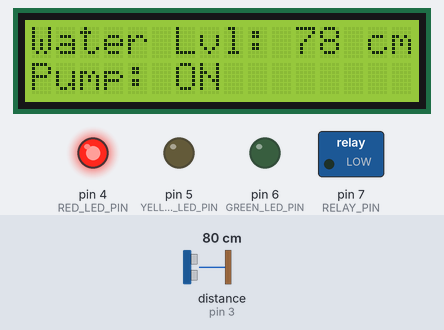
Bench run of a sketch on a simulated Arduino Uno, built with avr-gcc and run on an emulated ATmega328P. Parts: 16×2 character LCD, switched loads named in the sketch (green lamp = pin HIGH), output pins drawn as LEDs (lit = HIGH). Wiring (inferred from the names in the program): ultrasonic range finder: trigger pin 2; echo pin 3. The test bench sets the inputs (shaded band); at power-on: distance to the obstacle (sensor on pin 3) 80 cm. The echo pulse lasts 58.3 µs per cm; the local clock reads 2024-03-15 10:24:30 at power-on unless the sketch sets it; pins used as bus, display or sensor lines are not drawn; what the sketch prints to the serial monitor is not drawn.

Above: at 3.2 s.
3.3 s: distance to the obstacle (sensor on pin 3) set to 6 cm
At 4.7 s:
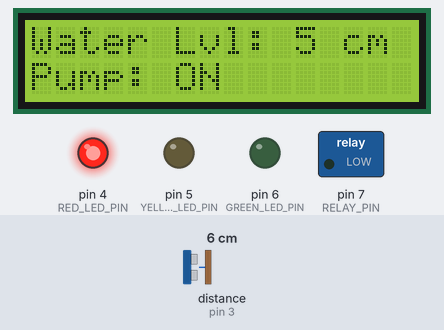
5.6 s: distance to the obstacle (sensor on pin 3) set to 3 cm
At 8.5 s:
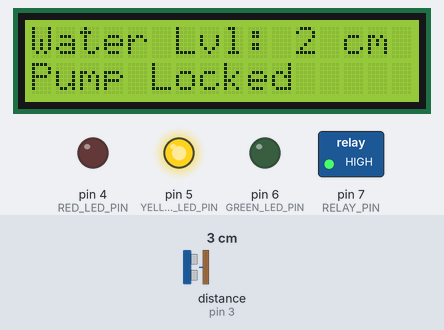
8.8 s: distance to the obstacle (sensor on pin 3) set to 2 cm
At 10.3 s:
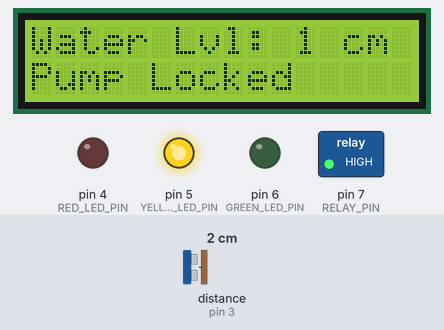
Timing chart, 0 to 11.8 s (numbered marks = the images above; inputs shaded):
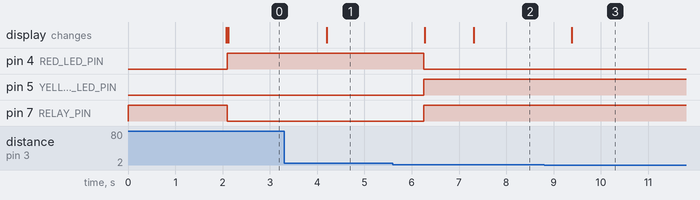

The sketch:

SmartWaterSystem.ino
```cpp
#include <Wire.h>
#include <LiquidCrystal_I2C.h>
#include <RTClib.h>

// === Pins ===
#define TRIG_PIN 2
#define ECHO_PIN 3

#define RED_LED_PIN 4
#define YELLOW_LED_PIN 5
#define GREEN_LED_PIN 6

#define RELAY_PIN 7

// === Constants ===
const int tankEmptyDistance = 3;   // Distance when tank is empty (adjust based on your tank)
const int tankFullDistance = 5;     // Distance when tank is full (adjust based on your tank)

// Pump control flags
bool pumpLocked = false;

// === Objects ===
LiquidCrystal_I2C lcd(0x27, 16, 2); // Check I2C address (usually 0x27 or 0x3F)
RTC_DS3231 rtc;

// === Variables ===
long duration;
int distanceCm;

void setup() {
  Serial.begin(9600);

  // Pin Modes
  pinMode(TRIG_PIN, OUTPUT);
  pinMode(ECHO_PIN, INPUT);

  pinMode(RED_LED_PIN, OUTPUT);
  pinMode(YELLOW_LED_PIN, OUTPUT);
  pinMode(GREEN_LED_PIN, OUTPUT);

  pinMode(RELAY_PIN, OUTPUT);
  digitalWrite(RELAY_PIN, HIGH); // Relay module active LOW: HIGH means OFF initially

  // Initialize LCD
  lcd.init();
  lcd.backlight();
  lcd.setCursor(0, 0);
  lcd.print("Tank Monitor");

  // Initialize RTC
  if (!rtc.begin()) {
    Serial.println("Couldn't find RTC");
    while (1);
  }
  if (rtc.lostPower()) {
    Serial.println("RTC lost power, setting time!");
    rtc.adjust(DateTime(F(__DATE__), F(__TIME__))); // Set RTC time to compile time
  }

  delay(2000);
  lcd.clear();
}

void loop() {
  DateTime now = rtc.now();

  // Daily pump unlock at midnight
  if (now.hour() == 0 && now.minute() == 0 && now.second() == 0) {
    pumpLocked = false;
  }

  distanceCm = getDistance();
  Serial.print("Distance: ");
  Serial.print(distanceCm);
  Serial.println(" cm");

  lcd.setCursor(0, 0);
  lcd.print("Water Lvl: ");
  lcd.print(distanceCm);
  lcd.print(" cm  ");

  if (!pumpLocked) {
    if (distanceCm > tankEmptyDistance) {
      // Water very low
      digitalWrite(RED_LED_PIN, HIGH);
      digitalWrite(GREEN_LED_PIN, LOW);
      digitalWrite(YELLOW_LED_PIN, LOW);

      digitalWrite(RELAY_PIN, LOW); // Turn ON pump (Relay active LOW)

      lcd.setCursor(0, 1);
      lcd.print("Pump: ON          ");
    }
    else if (distanceCm <= tankFullDistance) {
      // Water full
      digitalWrite(RED_LED_PIN, LOW);
      digitalWrite(GREEN_LED_PIN, LOW);
      digitalWrite(YELLOW_LED_PIN, HIGH);

      digitalWrite(RELAY_PIN, HIGH); // Turn OFF pump
      pumpLocked = true;             // Lock pump for the day

      lcd.setCursor(0, 1);
      lcd.print("Tank FULL LOCKED  ");
    }
    else {
      // Water normal level
      digitalWrite(RED_LED_PIN, LOW);
      digitalWrite(GREEN_LED_PIN, HIGH);
      digitalWrite(YELLOW_LED_PIN, LOW);

      digitalWrite(RELAY_PIN, HIGH); // Turn OFF pump

      lcd.setCursor(0, 1);
      lcd.print("Pump: OFF         ");
    }
  }
  else {
    // Pump locked
    digitalWrite(RELAY_PIN, HIGH); // Keep pump OFF
    digitalWrite(RED_LED_PIN, LOW);
    digitalWrite(GREEN_LED_PIN, LOW);
    digitalWrite(YELLOW_LED_PIN, HIGH);

    lcd.setCursor(0, 1);
    lcd.print("Pump Locked       ");
  }

  delay(1000);
}

// === Function to measure distance using Ultrasonic ===
int getDistance() {
  digitalWrite(TRIG_PIN, LOW);
  delayMicroseconds(2);

  digitalWrite(TRIG_PIN, HIGH);
  delayMicroseconds(10);
  digitalWrite(TRIG_PIN, LOW);

  duration = pulseIn(ECHO_PIN, HIGH);
  int distanceCm = duration * 0.034 / 2;
  return distanceCm;
}
```

Measured:
- the behaviour switches between 5 and 4 cm on distance to the obstacle (sensor on pin 3) (found by bisection; images 1 and 2)
- after the input at 3.3 s, the display: changes after 0.90 s (image 1)
- after the input at 5.6 s, pin 4 (RED_LED_PIN): HIGH → LOW after 0.65 s; pin 5 (YELLOW_LED_PIN), pin 7 (RELAY_PIN): LOW → HIGH after 0.65 s; the display: first changes after 0.67 s (image 2 shows a later state)
- after the input at 8.8 s, the display: changes after 0.58 s (image 3)
